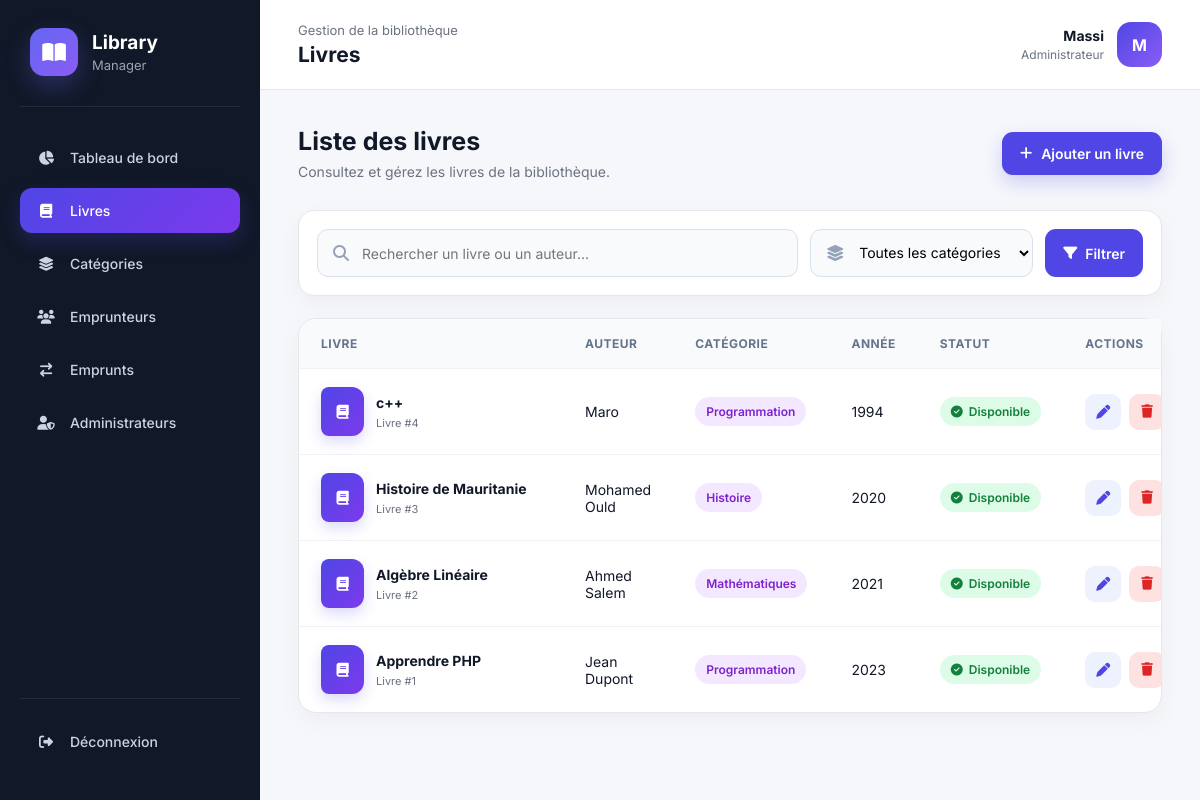
The app's page /books/index.php (signed in) with its own data.
### tables this page shows
CREATE TABLE IF NOT EXISTS `books` (
  `id` int NOT NULL AUTO_INCREMENT,
  `titre` varchar(255) NOT NULL,
  `auteur` varchar(255) DEFAULT NULL,
  `annee` int DEFAULT NULL,
  `disponible` tinyint(1) DEFAULT '1',
  `id_category` int DEFAULT NULL,
  PRIMARY KEY (`id`),
  KEY `id_category` (`id_category`)
);

CREATE TABLE IF NOT EXISTS `categories` (
  `id` int NOT NULL AUTO_INCREMENT,
  `nom` varchar(100) NOT NULL,
  PRIMARY KEY (`id`)
);

### books/index.php (the view, shortened to what this page needs)
<?php
require_once '../config/db.php';
$search = trim($_GET['search'] ?? '');
$sql = "
    SELECT
        books.id,
        books.titre,
        books.auteur,
        books.annee,
        books.disponible,
        categories.nom AS categorie
    FROM books
    LEFT JOIN categories
        ON categories.id = books.id_category
    WHERE 1 = 1
";
$params = [];
$sql .= " ORDER BY books.id DESC";
$stmt = $pdo->prepare($sql);
$stmt->execute($params);
$books = $stmt->fetchAll(PDO::FETCH_ASSOC);
?>
<!DOCTYPE html>
<html lang="fr">
<head>
    <link
        rel="stylesheet"
        href="https://cdnjs.cloudflare.com/ajax/libs/font-awesome/6.5.1/css/all.min.css"
    >
    <link
        rel="stylesheet"
        href="../assets/css/style.css"
    >
</head>
<body class="dashboard-page">
    <aside class="sidebar">
        <div class="logo">
            <div class="logo-icon">
                <i class="fa-solid fa-book-open"></i>
            </div>
            <div>
                <h2>Library</h2>
                <span>Manager</span>
            </div>
        </div>
        <nav class="sidebar-menu">
            <a href="../dashboard.php">
                <i class="fa-solid fa-chart-pie"></i>
                <span>Tableau de bord</span>
            </a>
            <a href="index.php" class="active">
                <i class="fa-solid fa-book"></i>
                <span>Livres</span>
            </a>
            <a href="../categories/index.php">
                <i class="fa-solid fa-layer-group"></i>
                <span>Catégories</span>
            </a>
            <a href="../borrowers/index.php">
    <i class="fa-solid fa-users"></i>
    <span>Emprunteurs</span>
</a>
<a href="../loans/index.php">
    <i class="fa-solid fa-arrow-right-arrow-left"></i>
    <span>Emprunts</span>
</a>
<a href="../admins/index.php">
    <i class="fa-solid fa-user-shield"></i>
    <span>Administrateurs</span>
</a>
        </nav>
        <div class="sidebar-footer">
            <a href="../logout.php">
                <i class="fa-solid fa-right-from-bracket"></i>
                <span>Déconnexion</span>
            </a>
        </div>
    </aside>
    <main class="dashboard-main">
        <header class="dashboard-header">
            <div>
                <p class="welcome-text">
                    Gestion de la bibliothèque
                </p>
                <h1>Livres</h1>
            </div>
            <div class="profile">
                <div class="profile-text">
                    <strong>
                        <?= htmlspecialchars($_SESSION['admin_nom']) ?>
                    </strong>
                    <span>Administrateur</span>
                </div>
                <div class="profile-avatar">
                    <?= strtoupper(
                        substr($_SESSION['admin_nom'], 0, 1)
                    ) ?>
                </div>
            </div>
        </header>
        <section class="dashboard-content">
            <div class="page-title">
                <div>
                    <h2>Liste des livres</h2>
                    <p>
                        Consultez et gérez les livres de la bibliothèque.
                    </p>
                </div>
                <a
                    href="add.php"
                    class="add-book-button"
                >
                    <i class="fa-solid fa-plus"></i>
                    Ajouter un livre
                </a>
            </div>
            <div class="filter-card">
                <form method="GET" class="books-filter-form">
                    <div class="filter-input">
                        <input
                            type="text"
                            name="search"
                            value="<?= htmlspecialchars($search) ?>"
                            placeholder="Rechercher un livre ou un auteur..."
                        >
                    </div>
                    <div class="filter-select">
                        <select name="category">
                            <option value="0">
                                Toutes les catégories
                            </option>
                        </select>
                    </div>
                    <button
                        type="submit"
                        class="filter-button"
                    >
                        <i class="fa-solid fa-filter"></i>
                        Filtrer
                    </button>
                </form>
            </div>
            <div class="table-card">
                <?php if (count($books) > 0): ?>
                    <div class="table-responsive">
                        <table class="modern-table books-table">
                            <thead>
                                <tr>
                                    <th>Livre</th>
                                    <th>Auteur</th>
                                    <th>Catégorie</th>
                                    <th>Année</th>
                                    <th>Statut</th>
                                    <th>Actions</th>
                                </tr>
                            </thead>
                            <tbody>
                                <?php foreach ($books as $book): ?>
                                    <tr>
                                        <td>
                                            <div class="book-information">
                                                <div class="book-cover-icon">
                                                    <i class="fa-solid fa-book"></i>
                                                </div>
                                                <div>
                                                    <strong>
                                                        <?= htmlspecialchars(
                                                            $book['titre']
                                                        ) ?>
                                                    </strong>
                                                    <span>
                                                        Livre #<?= $book['id'] ?>
                                                    </span>
                                                </div>
                                            </div>
                                        </td>
                                        <td>
                                            <?= htmlspecialchars(
                                                $book['auteur'] ?: 'Non précisé'
                                            ) ?>
                                        </td>
                                        <td>
                                            <?php if ($book['categorie']): ?>
                                                <span class="category-badge">
                                                    <?= htmlspecialchars(
                                                        $book['categorie']
                                                    ) ?>
                                                </span>
                                            <?php else: ?>
                                                <span class="empty-value">
                                                    Sans catégorie
                                                </span>
                                            <?php endif; ?>
                                        </td>
                                        <td>
                                            <?= $book['annee']
                                                ? (int) $book['annee']
                                                : '—'
                                            ?>
                                        </td>
                                        <td>
                                            <?php if ((int) $book['disponible'] === 1): ?>
                                                <span class="status-badge available">
                                                    <i class="fa-solid fa-circle-check"></i>
                                                    Disponible
                                                </span>
                                            <?php endif; ?>
                                        </td>
                                        <td>
                                            <div class="table-actions">
                                                <a
                                                    href="edit.php?id=<?= $book['id'] ?>"
                                                    class="action-button edit-button"
                                                    title="Modifier"
                                                >
                                                    <i class="fa-solid fa-pen"></i>
                                                </a>
                                                <form
                                                    method="POST"
                                                    class="delete-form"
                                                    onsubmit="return confirm(
                                                        'Voulez-vous vraiment supprimer ce livre ?'
                                                    )"
                                                >
                                                    <button
                                                        type="submit"
                                                        name="delete_book"
                                                        class="action-button delete-button"
                                                        title="Supprimer"
                                                    >
                                                        <i class="fa-solid fa-trash"></i>
                                                    </button>
                                                </form>
                                            </div>
                                        </td>
                                    </tr>
                                <?php endforeach; ?>
                            </tbody>
                        </table>
                    </div>
                <?php endif; ?>
            </div>
        </section>
    </main>
</body>
</html>

### records on screen
books: titre "c++", id "4", auteur "Maro", id_category.nom "Programmation", annee "1994", disponible 1 (drawn)
books: titre "Histoire de Mauritanie", id "3", auteur "Mohamed Ould", id_category.nom "Histoire", annee "2020", disponible 1 (drawn)
books: titre "Algèbre Linéaire", id "2", auteur "Ahmed Salem", id_category.nom "Mathématiques", annee "2021", disponible 1 (drawn)
books: titre "Apprendre PHP", id "1", auteur "Jean Dupont", id_category.nom "Programmation", annee "2023", disponible 1 (drawn)

### other values on screen
$_SESSION['admin_nom'] "Massi"
substr($_SESSION['admin_nom'], 0, 1) "M"
